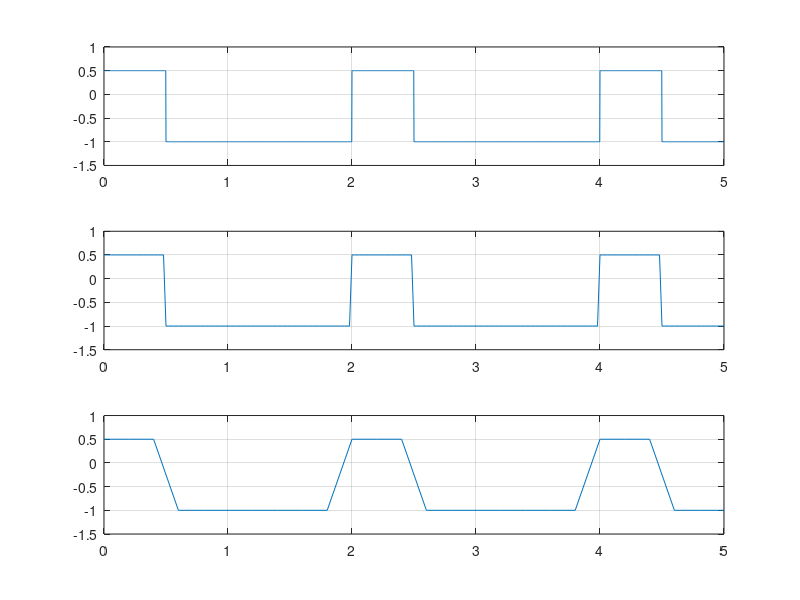

MATLAB code to generate this figure:
function T1_tc1_Orza_Oana()

F=0.5; %Hz %perioada:2s; F=1/T
t=0:0.002:5; %durata semnalului este de 5 s,iar pasul este de 0.002s
a=square(2*pi*F*t,25); %semnal dreptunghiular cu factorul de umplere 25%
for i=1:1:length(a) 
    if a(i)>0         
        a(i)=a(i)/2;  %calculam astfel incat sa avem nivelul maxim +1
    end
end
subplot(3,1,1),plot(t,a),grid
axis([0 5 -1.5 1]) %am ales valorile astfel incat semnalul sa fie incadrat corespunzator

%pasul este de 20 ms
t2=0:0.02:5; 
a2=square(2*pi*F*t2,25); 
for i=1:1:length(a2) 
    if a2(i)>0         
        a2(i)=a2(i)/2;  
    end
end
subplot(3,1,2),plot(t2,a2),grid
axis([0 5 -1.5 1])

%pasul este de 200ms
t3=0:0.2:5; 
a3=square(2*pi*F*t3,25); 
for i=1:1:length(a3) 
    if a3(i)>0         
        a3(i)=a3(i)/2;  
    end
end
subplot(3,1,3),plot(t3,a3),grid
axis([0 5 -1.5 1])
